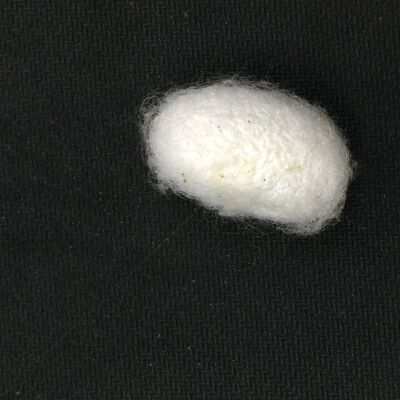
#> input picture images/canjian.jpg, 400 x 400 px
$ jupyter execute 006.ipynb
#> lines starting #> are read from the running program, lines starting #| are printed output that depends on the picture; after the words box and inside, x2 and y2 are one past the last pixel; in counts of white or black regions, pixels touching at a corner belong together
#> further down, src is the input picture: shape (400, 400, 3); mean B, G, R 50.8, 53.8, 52.5
### utils.py
import cv2 as cv
from matplotlib import pylab as plt
def imshow(mat):
    mv = cv.split(mat)
    if len(mv) == 3:
        mv = mv[::-1]
    dst = cv.merge(mv)
    plt.imshow(dst)
    # return dst

### 006.ipynb
# LUT的作用与用法

把一个颜色匹配到另一个颜色，把一个低对比度的图蒲培到一个高对比度的图。

假设下面这张图，图的像素值有40、30，通过查找表，像素的值就变成了90和10，从而提高了图像对比度。

那么，查找表中做了什么什么事情？查找表可以是一个单调增函数或单调减函数。

> 如果通过查找表对图像的每个像素点进行处理，显然运算量会很大。图像的像素点的每个通道取值在0~255之间，所以依照这个特性，可以只计算只计算256个，然后建立索引。

## 自定义LUT

下面通过LUT将一张彩色的图像变成一张灰度图像，再将其变成一张二值图像，也就是将LUT中index小于127的等于0，大于等于127的就等于255。

[cell 1]
import cv2 as cv
import numpy as np
import utils as plt

def customColorMap(mat):
    a = []
    for i in range(256):
        if i < 127:
            a.append(255)
        else:
            a.append(0)

    h, w, ch = mat.shape
#> h = 400; w = 400; ch = 3
    for r in range(h):
        for c in range(w):
            b, g, r = mat[r, c]
            b = a[b]
            g = a[g]
            r = a[r]
            mat[r, c] = [b, g, r]
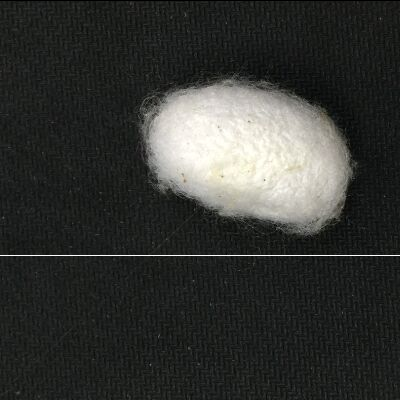
#> mat: shape (400, 400, 3); 0.5% of pixels changed, all inside (x1, y1, x2, y2) = (0, 0, 400, 256)
    return mat

src = cv.imread('images/canjian.jpg')
plt.imshow(src)

[cell 2]
src_lut = customColorMap(src)
plt.imshow(src_lut)

## `applyColorMap(src, colormap[, dst]) -> dst`
在opencv中提供了一些内置的LUT，通过`applyColorMap`进行应用。

[cell 3]
src_result = cv.applyColorMap(src, cv.COLORMAP_HSV)
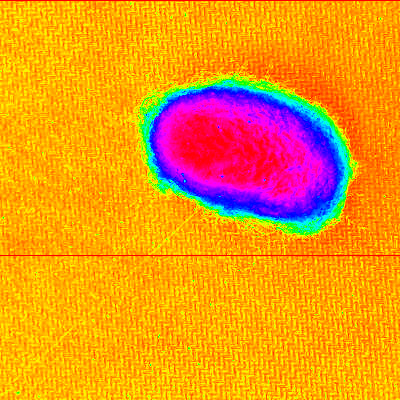
#> src_result: shape (400, 400, 3); mean B, G, R 27.1, 151.8, 237.7
plt.imshow(src_result)
